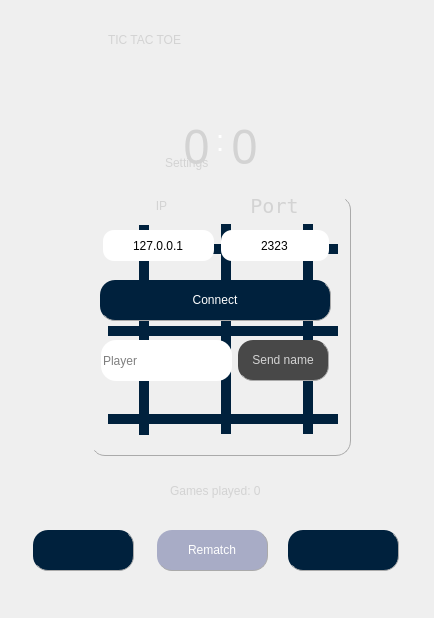
<?xml version="1.0" encoding="UTF-8"?>
<ui version="4.0">
 <class>window_play</class>
 <widget class="QDialog" name="window_play">
  <property name="windowModality">
   <enum>Qt::NonModal</enum>
  </property>
  <property name="geometry">
   <rect>
    <x>0</x>
    <y>0</y>
    <width>434</width>
    <height>618</height>
   </rect>
  </property>
  <property name="mouseTracking">
   <bool>false</bool>
  </property>
  <property name="windowTitle">
   <string>Dialog</string>
  </property>
  <property name="accessibleName">
   <string/>
  </property>
  <property name="autoFillBackground">
   <bool>false</bool>
  </property>
  <property name="styleSheet">
   <string notr="true"/>
  </property>
  <property name="sizeGripEnabled">
   <bool>false</bool>
  </property>
  <property name="modal">
   <bool>false</bool>
  </property>
  <widget class="QLabel" name="p2s">
   <property name="geometry">
    <rect>
     <x>224</x>
     <y>120</y>
     <width>41</width>
     <height>51</height>
    </rect>
   </property>
   <property name="font">
    <font>
     <family>Yu Gothic</family>
     <pointsize>35</pointsize>
     <italic>false</italic>
     <bold>false</bold>
    </font>
   </property>
   <property name="styleSheet">
    <string notr="true">color: rgb(211, 211, 211);</string>
   </property>
   <property name="text">
    <string>0</string>
   </property>
   <property name="alignment">
    <set>Qt::AlignCenter</set>
   </property>
  </widget>
  <widget class="QLabel" name="Game">
   <property name="geometry">
    <rect>
     <x>170</x>
     <y>470</y>
     <width>111</width>
     <height>41</height>
    </rect>
   </property>
   <property name="styleSheet">
    <string notr="true">color: rgb(211, 211, 211);
font: 10pt &quot;Siemens AD Sans&quot;;</string>
   </property>
   <property name="text">
    <string>Games played: 0</string>
   </property>
  </widget>
  <widget class="QPushButton" name="SendnameButton">
   <property name="geometry">
    <rect>
     <x>238</x>
     <y>340</y>
     <width>91</width>
     <height>41</height>
    </rect>
   </property>
   <property name="cursor">
    <cursorShape>PointingHandCursor</cursorShape>
   </property>
   <property name="styleSheet">
    <string notr="true">

QPushButton{
       border-radius: 15px;
		border-right: 1px solid #aaaaaa;
		border-bottom: 1px solid #aaaaaa;
		font: 9pt &quot;Fixedsys&quot;;
		

}

QPushButton:enabled {
		background-color: #484848;
		color: rgb(211, 211, 211);
}

QPushButton:pressed {
		
		background-color: black;
		image: url(:/Img/back.png);
		color: #fffffe;
}


QPushButton:hover:!pressed {
		background-color: #696c9d;

		color: #0c2f70;
}

QPushButton:disabled {
		background-color: #aaaaaa;
		color: #ffffff;
}

</string>
   </property>
   <property name="text">
    <string>Send name</string>
   </property>
  </widget>
  <widget class="QLabel" name="me_name_label">
   <property name="geometry">
    <rect>
     <x>65</x>
     <y>130</y>
     <width>111</width>
     <height>40</height>
    </rect>
   </property>
   <property name="font">
    <font>
     <family>Siemens AD Sans</family>
     <pointsize>25</pointsize>
     <italic>false</italic>
     <bold>false</bold>
    </font>
   </property>
   <property name="styleSheet">
    <string notr="true">font: 25pt &quot;Siemens AD Sans&quot;;
color: rgb(211, 211, 211);</string>
   </property>
   <property name="text">
    <string/>
   </property>
   <property name="alignment">
    <set>Qt::AlignCenter</set>
   </property>
  </widget>
  <widget class="QLabel" name="Doyouhavename_label">
   <property name="geometry">
    <rect>
     <x>100</x>
     <y>390</y>
     <width>221</width>
     <height>41</height>
    </rect>
   </property>
   <property name="styleSheet">
    <string notr="true">color: rgb(211, 211, 211);
font: 10pt &quot;Siemens AD Sans&quot;;
</string>
   </property>
   <property name="text">
    <string/>
   </property>
  </widget>
  <widget class="QLabel" name="label_3">
   <property name="geometry">
    <rect>
     <x>265</x>
     <y>130</y>
     <width>111</width>
     <height>45</height>
    </rect>
   </property>
   <property name="font">
    <font>
     <family>Siemens AD Sans</family>
     <pointsize>25</pointsize>
     <italic>false</italic>
     <bold>false</bold>
    </font>
   </property>
   <property name="mouseTracking">
    <bool>false</bool>
   </property>
   <property name="styleSheet">
    <string notr="true">font: 25pt &quot;Siemens AD Sans&quot;;
color: rgb(211, 211, 211);
</string>
   </property>
   <property name="text">
    <string/>
   </property>
   <property name="alignment">
    <set>Qt::AlignCenter</set>
   </property>
  </widget>
  <widget class="QLineEdit" name="write_name_Edit">
   <property name="geometry">
    <rect>
     <x>101</x>
     <y>340</y>
     <width>131</width>
     <height>41</height>
    </rect>
   </property>
   <property name="styleSheet">
    <string notr="true">font: 9pt &quot;Fixedsys&quot;;
border-radius: 15px;</string>
   </property>
   <property name="text">
    <string/>
   </property>
   <property name="placeholderText">
    <string>Player</string>
   </property>
  </widget>
  <widget class="QLabel" name="p1s">
   <property name="geometry">
    <rect>
     <x>176</x>
     <y>120</y>
     <width>41</width>
     <height>51</height>
    </rect>
   </property>
   <property name="font">
    <font>
     <family>Yu Gothic</family>
     <pointsize>35</pointsize>
     <italic>false</italic>
     <bold>false</bold>
     <underline>false</underline>
     <strikeout>false</strikeout>
     <kerning>true</kerning>
    </font>
   </property>
   <property name="styleSheet">
    <string notr="true">color: rgb(211, 211, 211);</string>
   </property>
   <property name="text">
    <string>0</string>
   </property>
   <property name="alignment">
    <set>Qt::AlignCenter</set>
   </property>
  </widget>
  <widget class="QPushButton" name="Save">
   <property name="geometry">
    <rect>
     <x>288</x>
     <y>530</y>
     <width>111</width>
     <height>41</height>
    </rect>
   </property>
   <property name="cursor">
    <cursorShape>PointingHandCursor</cursorShape>
   </property>
   <property name="styleSheet">
    <string notr="true">
QPushButton{
       border-radius: 15px;
		border-right: 1px solid #aaaaaa;
		border-bottom: 1px solid #aaaaaa;
		image: url(:/Img/save.png);
	
}

QPushButton:enabled {
		

	
	background-color: rgb(0, 33, 61);
	background-repeat: no-repeat;
    background-position: center;
		color: white;
}

QPushButton:pressed {
		
		background-color: black;
		image: url(:/Img/save.png);
		color: #fffffe;
}


QPushButton:hover:!pressed {
		background-color: #696c9d;

		color: #0c2f70;
}

QPushButton:disabled {
		background-color: #aaaaaa;
		color: #ffffff;
}

</string>
   </property>
   <property name="text">
    <string/>
   </property>
  </widget>
  <widget class="QPushButton" name="Backbutton3">
   <property name="geometry">
    <rect>
     <x>33</x>
     <y>530</y>
     <width>101</width>
     <height>41</height>
    </rect>
   </property>
   <property name="cursor">
    <cursorShape>PointingHandCursor</cursorShape>
   </property>
   <property name="styleSheet">
    <string notr="true">

QPushButton{
       border-radius: 15px;
		border-right: 1px solid #aaaaaa;
		border-bottom: 1px solid #aaaaaa;
		image: url(:/Img/back.png);

}

QPushButton:enabled {
		
		background-color: rgb(0, 33, 61);
	
	color: rgb(170, 0, 0);
		color: white;
}

QPushButton:pressed {
		
		background-color: white;
		image: url(:/Img/back.png);
		color: #ffffff;
}


QPushButton:hover:!pressed {
		background-color: #696c9d;

		color: #0c2f70;
}

QPushButton:disabled {
		background-color: #ffffff;

		color: #ffffff;
}

</string>
   </property>
   <property name="text">
    <string/>
   </property>
  </widget>
  <widget class="QLabel" name="label_4">
   <property name="geometry">
    <rect>
     <x>308</x>
     <y>590</y>
     <width>71</width>
     <height>16</height>
    </rect>
   </property>
   <property name="styleSheet">
    <string notr="true">color: rgb(121, 120, 117);

font: 10pt &quot;Siemens AD Sans&quot;;</string>
   </property>
   <property name="text">
    <string/>
   </property>
  </widget>
  <widget class="QLabel" name="turnLabel">
   <property name="geometry">
    <rect>
     <x>150</x>
     <y>79</y>
     <width>141</width>
     <height>30</height>
    </rect>
   </property>
   <property name="font">
    <font>
     <family>Siemens Slab Black</family>
     <pointsize>18</pointsize>
     <italic>false</italic>
     <bold>false</bold>
    </font>
   </property>
   <property name="styleSheet">
    <string notr="true">font: 30pt &quot;Fixedsys&quot;;
color: rgb(211, 211, 211);
font: 18pt &quot;Siemens Slab Black&quot;;</string>
   </property>
   <property name="text">
    <string/>
   </property>
   <property name="alignment">
    <set>Qt::AlignCenter</set>
   </property>
  </widget>
  <widget class="QLabel" name="label_6">
   <property name="geometry">
    <rect>
     <x>216</x>
     <y>120</y>
     <width>20</width>
     <height>41</height>
    </rect>
   </property>
   <property name="font">
    <font>
     <family>Segoe UI</family>
     <pointsize>22</pointsize>
     <italic>false</italic>
     <bold>false</bold>
    </font>
   </property>
   <property name="styleSheet">
    <string notr="true">font: 22pt &quot;Segoe UI&quot;;
color: rgb(255, 255, 255);
</string>
   </property>
   <property name="text">
    <string>:</string>
   </property>
  </widget>
  <widget class="QLineEdit" name="ipLine">
   <property name="geometry">
    <rect>
     <x>103</x>
     <y>230</y>
     <width>111</width>
     <height>31</height>
    </rect>
   </property>
   <property name="styleSheet">
    <string notr="true">font: 9pt &quot;Fixedsys&quot;;
border-radius: 11px;</string>
   </property>
   <property name="text">
    <string>127.0.0.1</string>
   </property>
   <property name="alignment">
    <set>Qt::AlignCenter</set>
   </property>
  </widget>
  <widget class="QLineEdit" name="portLine">
   <property name="geometry">
    <rect>
     <x>221</x>
     <y>230</y>
     <width>108</width>
     <height>31</height>
    </rect>
   </property>
   <property name="styleSheet">
    <string notr="true">font: 9pt &quot;Fixedsys&quot;;
border-radius: 11px;</string>
   </property>
   <property name="text">
    <string>2323</string>
   </property>
   <property name="alignment">
    <set>Qt::AlignCenter</set>
   </property>
  </widget>
  <widget class="QLabel" name="label">
   <property name="geometry">
    <rect>
     <x>131</x>
     <y>195</y>
     <width>61</width>
     <height>21</height>
    </rect>
   </property>
   <property name="styleSheet">
    <string notr="true">font: 15pt &quot;Fixedsys&quot;;
color: rgb(211, 211, 211);</string>
   </property>
   <property name="text">
    <string>IP</string>
   </property>
   <property name="alignment">
    <set>Qt::AlignCenter</set>
   </property>
  </widget>
  <widget class="QLabel" name="label_2">
   <property name="geometry">
    <rect>
     <x>244</x>
     <y>190</y>
     <width>61</width>
     <height>31</height>
    </rect>
   </property>
   <property name="font">
    <font>
     <family>Fixedsys</family>
     <pointsize>15</pointsize>
     <italic>false</italic>
     <bold>false</bold>
    </font>
   </property>
   <property name="styleSheet">
    <string notr="true">font: 15pt &quot;Fixedsys&quot;;
color: rgb(211, 211, 211);</string>
   </property>
   <property name="text">
    <string>Port</string>
   </property>
   <property name="alignment">
    <set>Qt::AlignCenter</set>
   </property>
  </widget>
  <widget class="QPushButton" name="connectButton">
   <property name="geometry">
    <rect>
     <x>100</x>
     <y>280</y>
     <width>231</width>
     <height>41</height>
    </rect>
   </property>
   <property name="cursor">
    <cursorShape>PointingHandCursor</cursorShape>
   </property>
   <property name="styleSheet">
    <string notr="true">QPushButton{
       border-radius: 15px;
		border-right: 1px solid #aaaaaa;
		border-bottom: 1px solid #aaaaaa;
		font: 9pt &quot;Fixedsys&quot;;
}
QPushButton:enabled {
		
	background-color: rgb(0, 33, 61);
		color: white;
}

QPushButton:pressed {
		
		background-color: black;
		image: url(:/Img/back.png);
		color: #fffffe;
}


QPushButton:hover:!pressed {
		background-color: #696c9d;

		color: #0c2f70;
}

QPushButton:disabled {
		background-color: #aaaaaa;
		color: #ffffff;
}</string>
   </property>
   <property name="text">
    <string>Connect</string>
   </property>
  </widget>
  <widget class="QPushButton" name="rematchButton">
   <property name="geometry">
    <rect>
     <x>157</x>
     <y>530</y>
     <width>111</width>
     <height>41</height>
    </rect>
   </property>
   <property name="cursor">
    <cursorShape>PointingHandCursor</cursorShape>
   </property>
   <property name="styleSheet">
    <string notr="true">

QPushButton{
       border-radius: 15px;
		border-right: 1px solid #aaaaaa;
		border-bottom: 1px solid #aaaaaa;
		font: 9pt &quot;Fixedsys&quot;;
		

}

QPushButton:enabled {
		
	background-color: rgb(168, 172, 198);
		color: white;
}

QPushButton:pressed {
		
		background-color: black;
		image: url(:/Img/back.png);
		color: #fffffe;
}


QPushButton:hover:!pressed {
		background-color: #696c9d;

		color: #0c2f70;
}

QPushButton:disabled {
		background-color: #aaaaaa;
		color: #ffffff;
}

</string>
   </property>
   <property name="text">
    <string>Rematch</string>
   </property>
  </widget>
  <widget class="Line" name="line">
   <property name="geometry">
    <rect>
     <x>303</x>
     <y>224</y>
     <width>10</width>
     <height>210</height>
    </rect>
   </property>
   <property name="styleSheet">
    <string notr="true">font: 9pt &quot;Fixedsys&quot;;
border-radius: 15px;
background-color: rgb(0, 33, 61);


</string>
   </property>
   <property name="orientation">
    <enum>Qt::Vertical</enum>
   </property>
  </widget>
  <widget class="Line" name="line_2">
   <property name="geometry">
    <rect>
     <x>221</x>
     <y>224</y>
     <width>10</width>
     <height>210</height>
    </rect>
   </property>
   <property name="styleSheet">
    <string notr="true">font: 9pt &quot;Fixedsys&quot;;
border-radius: 15px;
background-color: rgb(0, 33, 61);

</string>
   </property>
   <property name="orientation">
    <enum>Qt::Vertical</enum>
   </property>
  </widget>
  <widget class="Line" name="line_3">
   <property name="geometry">
    <rect>
     <x>139</x>
     <y>225</y>
     <width>10</width>
     <height>210</height>
    </rect>
   </property>
   <property name="styleSheet">
    <string notr="true">font: 9pt &quot;Fixedsys&quot;;
border-radius: 15px;
background-color: rgb(0, 33, 61);

</string>
   </property>
   <property name="orientation">
    <enum>Qt::Vertical</enum>
   </property>
  </widget>
  <widget class="Line" name="line_5">
   <property name="geometry">
    <rect>
     <x>108</x>
     <y>244</y>
     <width>230</width>
     <height>10</height>
    </rect>
   </property>
   <property name="styleSheet">
    <string notr="true">font: 9pt &quot;Fixedsys&quot;;
border-radius: 15px;

background-color: rgb(0, 33, 61);

</string>
   </property>
   <property name="orientation">
    <enum>Qt::Horizontal</enum>
   </property>
  </widget>
  <widget class="Line" name="line_6">
   <property name="geometry">
    <rect>
     <x>108</x>
     <y>326</y>
     <width>230</width>
     <height>10</height>
    </rect>
   </property>
   <property name="styleSheet">
    <string notr="true">font: 9pt &quot;Fixedsys&quot;;
border-radius: 15px;

background-color: rgb(0, 33, 61);

</string>
   </property>
   <property name="orientation">
    <enum>Qt::Horizontal</enum>
   </property>
  </widget>
  <widget class="Line" name="line_7">
   <property name="geometry">
    <rect>
     <x>108</x>
     <y>414</y>
     <width>230</width>
     <height>10</height>
    </rect>
   </property>
   <property name="styleSheet">
    <string notr="true">font: 9pt &quot;Fixedsys&quot;;
background-color: rgb(0, 33, 61);
border-radius: 15px;


</string>
   </property>
   <property name="orientation">
    <enum>Qt::Horizontal</enum>
   </property>
  </widget>
  <widget class="QWidget" name="gridWidget" native="true">
   <property name="geometry">
    <rect>
     <x>90</x>
     <y>195</y>
     <width>261</width>
     <height>261</height>
    </rect>
   </property>
   <property name="font">
    <font>
     <bold>false</bold>
    </font>
   </property>
   <property name="styleSheet">
    <string notr="true">		border-image: url(:/Img/Space..jpg);
		color: rgb(255, 255, 255);
      	border-radius: 15px;
		border-right: 1px solid #aaaaaa;
		border-bottom: 1px solid #aaaaaa;
		


</string>
   </property>
   <layout class="QGridLayout" name="gridLayout"/>
  </widget>
  <widget class="QLabel" name="label_5">
   <property name="geometry">
    <rect>
     <x>0</x>
     <y>0</y>
     <width>421</width>
     <height>661</height>
    </rect>
   </property>
   <property name="styleSheet">
    <string notr="true">border-image: url(:/Img/white.jfif);
border-image: url(:/Img/Space..jpg);</string>
   </property>
   <property name="text">
    <string/>
   </property>
  </widget>
  <widget class="QLabel" name="label_7">
   <property name="geometry">
    <rect>
     <x>165</x>
     <y>140</y>
     <width>141</width>
     <height>45</height>
    </rect>
   </property>
   <property name="styleSheet">
    <string notr="true">font: 25pt &quot;Siemens AD Sans&quot;;
color: rgb(211, 211, 211);</string>
   </property>
   <property name="text">
    <string>Settings</string>
   </property>
  </widget>
  <widget class="QLabel" name="label_8">
   <property name="geometry">
    <rect>
     <x>120</x>
     <y>230</y>
     <width>201</width>
     <height>201</height>
    </rect>
   </property>
   <property name="styleSheet">
    <string notr="true">border-image: url(:/Img/diagonal.png);</string>
   </property>
   <property name="text">
    <string/>
   </property>
  </widget>
  <widget class="QLabel" name="label_9">
   <property name="geometry">
    <rect>
     <x>120</x>
     <y>230</y>
     <width>201</width>
     <height>201</height>
    </rect>
   </property>
   <property name="styleSheet">
    <string notr="true">border-image: url(:/Img/diagonal_right.png);</string>
   </property>
   <property name="text">
    <string/>
   </property>
  </widget>
  <widget class="QLabel" name="label_11">
   <property name="geometry">
    <rect>
     <x>45</x>
     <y>230</y>
     <width>70</width>
     <height>211</height>
    </rect>
   </property>
   <property name="styleSheet">
    <string notr="true"/>
   </property>
   <property name="text">
    <string/>
   </property>
  </widget>
  <widget class="QLabel" name="label_12">
   <property name="geometry">
    <rect>
     <x>127</x>
     <y>230</y>
     <width>70</width>
     <height>211</height>
    </rect>
   </property>
   <property name="text">
    <string/>
   </property>
  </widget>
  <widget class="QLabel" name="label_13">
   <property name="geometry">
    <rect>
     <x>206</x>
     <y>230</y>
     <width>70</width>
     <height>211</height>
    </rect>
   </property>
   <property name="styleSheet">
    <string notr="true"/>
   </property>
   <property name="text">
    <string/>
   </property>
  </widget>
  <widget class="QLabel" name="label_15">
   <property name="geometry">
    <rect>
     <x>108</x>
     <y>14</y>
     <width>271</width>
     <height>51</height>
    </rect>
   </property>
   <property name="styleSheet">
    <string notr="true">font: 36pt &quot;Siemens AD Sans&quot;;
color: rgb(211, 211, 211);</string>
   </property>
   <property name="text">
    <string>TIC TAC TOE</string>
   </property>
  </widget>
  <widget class="QLabel" name="frame">
   <property name="geometry">
    <rect>
     <x>-40</x>
     <y>-10</y>
     <width>511</width>
     <height>691</height>
    </rect>
   </property>
   <property name="accessibleName">
    <string/>
   </property>
   <property name="autoFillBackground">
    <bool>false</bool>
   </property>
   <property name="styleSheet">
    <string notr="true">
background-origin: content;



	background-repeat: no-repeat;
    background-position: center;


  	border-image: url(:/Img/Space..jpg);
	
    background-repeat: no-repeat;
    background-origin: content;
	color: rgb(255, 255, 255);

</string>
   </property>
   <property name="text">
    <string/>
   </property>
  </widget>
  <widget class="QLabel" name="label_14">
   <property name="geometry">
    <rect>
     <x>110</x>
     <y>150</y>
     <width>241</width>
     <height>70</height>
    </rect>
   </property>
   <property name="styleSheet">
    <string notr="true"/>
   </property>
   <property name="text">
    <string/>
   </property>
  </widget>
  <widget class="QLabel" name="label_16">
   <property name="geometry">
    <rect>
     <x>110</x>
     <y>232</y>
     <width>241</width>
     <height>70</height>
    </rect>
   </property>
   <property name="styleSheet">
    <string notr="true"/>
   </property>
   <property name="text">
    <string/>
   </property>
  </widget>
  <widget class="QLabel" name="label_17">
   <property name="geometry">
    <rect>
     <x>110</x>
     <y>315</y>
     <width>241</width>
     <height>70</height>
    </rect>
   </property>
   <property name="styleSheet">
    <string notr="true"/>
   </property>
   <property name="text">
    <string/>
   </property>
  </widget>
  <widget class="QLabel" name="label_18">
   <property name="geometry">
    <rect>
     <x>100</x>
     <y>200</y>
     <width>70</width>
     <height>241</height>
    </rect>
   </property>
   <property name="styleSheet">
    <string notr="true"/>
   </property>
   <property name="text">
    <string/>
   </property>
  </widget>
  <widget class="QLabel" name="label_19">
   <property name="geometry">
    <rect>
     <x>50</x>
     <y>200</y>
     <width>70</width>
     <height>241</height>
    </rect>
   </property>
   <property name="styleSheet">
    <string notr="true"/>
   </property>
   <property name="text">
    <string/>
   </property>
  </widget>
  <zorder>frame</zorder>
  <zorder>gridWidget</zorder>
  <zorder>line_6</zorder>
  <zorder>line_3</zorder>
  <zorder>line_2</zorder>
  <zorder>line</zorder>
  <zorder>line_7</zorder>
  <zorder>line_5</zorder>
  <zorder>label_9</zorder>
  <zorder>label_5</zorder>
  <zorder>label_7</zorder>
  <zorder>write_name_Edit</zorder>
  <zorder>label_8</zorder>
  <zorder>connectButton</zorder>
  <zorder>portLine</zorder>
  <zorder>ipLine</zorder>
  <zorder>label</zorder>
  <zorder>label_2</zorder>
  <zorder>SendnameButton</zorder>
  <zorder>label_11</zorder>
  <zorder>label_12</zorder>
  <zorder>label_13</zorder>
  <zorder>label_3</zorder>
  <zorder>p2s</zorder>
  <zorder>p1s</zorder>
  <zorder>label_6</zorder>
  <zorder>me_name_label</zorder>
  <zorder>Doyouhavename_label</zorder>
  <zorder>Game</zorder>
  <zorder>Backbutton3</zorder>
  <zorder>rematchButton</zorder>
  <zorder>Save</zorder>
  <zorder>label_4</zorder>
  <zorder>turnLabel</zorder>
  <zorder>label_15</zorder>
  <zorder>label_14</zorder>
  <zorder>label_16</zorder>
  <zorder>label_17</zorder>
  <zorder>label_18</zorder>
  <zorder>label_19</zorder>
 </widget>
 <resources/>
 <connections/>
</ui>
